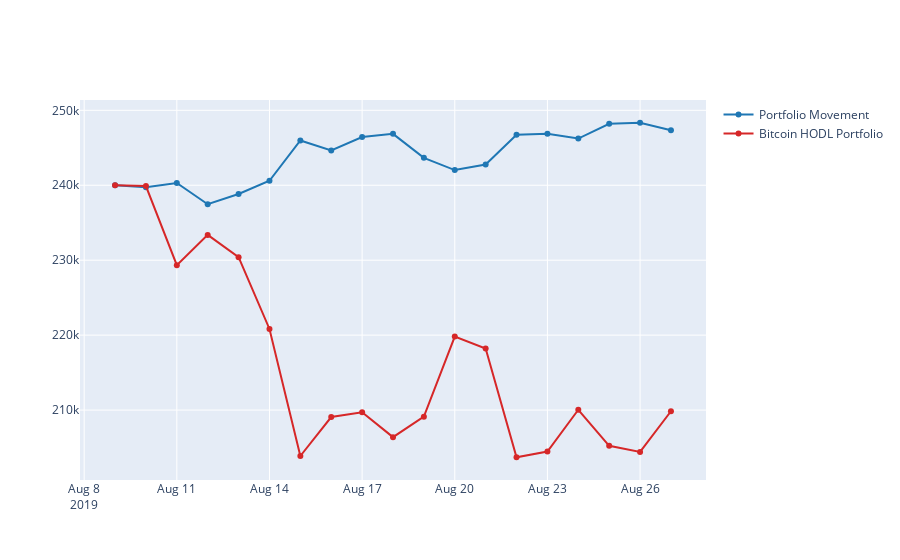

The notebook cell this image was saved under:
### Code cell
create_plot(combined_portfolio, 'portfolio', 'Portfolio Movement', 'btc_portfolio', 'Bitcoin HODL Portfolio')

### Figure 1 — Plotly figure (JSON) as saved in the notebook; plotly's stock layout.template omitted (floating-point values rounded to 4 significant figures)
{"data": [{"marker": {"color": "#1f77b4"}, "name": "Portfolio Movement", "text": ["Portfolio Movement: 240000.0<br>Bitcoin HODL Portfolio: 240000.0", "Portfolio Movement: 239736.72<br>Bitcoin HODL Portfolio: 239888.72", "Portfolio Movement: 240309.65<br>Bitcoin HODL Portfolio: 229335.31", "Portfolio Movement: 237471.17<br>Bitcoin HODL Portfolio: 233373.52", "Portfolio Movement: 238839.29<br>Bitcoin HODL Portfolio: 230398.18", "Portfolio Movement: 240595.32<br>Bitcoin HODL Portfolio: 220822.05", "Portfolio Movement: 245980.45<br>Bitcoin HODL Portfolio: 203872.43", "Portfolio Movement: 244633.81<br>Bitcoin HODL Portfolio: 209073.86", "Portfolio Movement: 246435.53<br>Bitcoin HODL Portfolio: 209697.46", "Portfolio Movement: 246860.78<br>Bitcoin HODL Portfolio: 206387.05", "Portfolio Movement: 243659.25<br>Bitcoin HODL Portfolio: 209116.35", "Portfolio Movement: 242024.34<br>Bitcoin HODL Portfolio: 219811.59", "Portfolio Movement: 242772.65<br>Bitcoin HODL Portfolio: 218210.51", "Portfolio Movement: 246732.93<br>Bitcoin HODL Portfolio: 203705.1", "Portfolio Movement: 246885.2<br>Bitcoin HODL Portfolio: 204469.32", "Portfolio Movement: 246233.26<br>Bitcoin HODL Portfolio: 210040.21", "Portfolio Movement: 248209.86<br>Bitcoin HODL Portfolio: 205232.93", "Portfolio Movement: 248340.12<br>Bitcoin HODL Portfolio: 204412.06", "Portfolio Movement: 247338.53<br>Bitcoin HODL Portfolio: 209844.96"], "type": "scatter", "x": ["2019-08-09", "2019-08-10", "2019-08-11", "2019-08-12", "2019-08-13", "2019-08-14", "2019-08-15", "2019-08-16", "2019-08-17", "2019-08-18", "2019-08-19", "2019-08-20", "2019-08-21", "2019-08-22", "2019-08-23", "2019-08-24", "2019-08-25", "2019-08-26", "2019-08-27"], "y": [240000, 239700.0, 240300.0, 237500.0, 238800.0, 240600.0, 246000.0, 244600.0, 246400.0, 246900.0, 243700.0, 242000.0, 242800.0, 246700.0, 246900.0, 246200.0, 248200.0, 248300.0, 247300.0]}, {"marker": {"color": "#d62728"}, "name": "Bitcoin HODL Portfolio", "text": ["Portfolio Movement: 240000.0<br>Bitcoin HODL Portfolio: 240000.0", "Portfolio Movement: 239736.72<br>Bitcoin HODL Portfolio: 239888.72", "Portfolio Movement: 240309.65<br>Bitcoin HODL Portfolio: 229335.31", "Portfolio Movement: 237471.17<br>Bitcoin HODL Portfolio: 233373.52", "Portfolio Movement: 238839.29<br>Bitcoin HODL Portfolio: 230398.18", "Portfolio Movement: 240595.32<br>Bitcoin HODL Portfolio: 220822.05", "Portfolio Movement: 245980.45<br>Bitcoin HODL Portfolio: 203872.43", "Portfolio Movement: 244633.81<br>Bitcoin HODL Portfolio: 209073.86", "Portfolio Movement: 246435.53<br>Bitcoin HODL Portfolio: 209697.46", "Portfolio Movement: 246860.78<br>Bitcoin HODL Portfolio: 206387.05", "Portfolio Movement: 243659.25<br>Bitcoin HODL Portfolio: 209116.35", "Portfolio Movement: 242024.34<br>Bitcoin HODL Portfolio: 219811.59", "Portfolio Movement: 242772.65<br>Bitcoin HODL Portfolio: 218210.51", "Portfolio Movement: 246732.93<br>Bitcoin HODL Portfolio: 203705.1", "Portfolio Movement: 246885.2<br>Bitcoin HODL Portfolio: 204469.32", "Portfolio Movement: 246233.26<br>Bitcoin HODL Portfolio: 210040.21", "Portfolio Movement: 248209.86<br>Bitcoin HODL Portfolio: 205232.93", "Portfolio Movement: 248340.12<br>Bitcoin HODL Portfolio: 204412.06", "Portfolio Movement: 247338.53<br>Bitcoin HODL Portfolio: 209844.96"], "type": "scatter", "x": ["2019-08-09", "2019-08-10", "2019-08-11", "2019-08-12", "2019-08-13", "2019-08-14", "2019-08-15", "2019-08-16", "2019-08-17", "2019-08-18", "2019-08-19", "2019-08-20", "2019-08-21", "2019-08-22", "2019-08-23", "2019-08-24", "2019-08-25", "2019-08-26", "2019-08-27"], "y": [240000, 239900.0, 229300.0, 233400.0, 230400.0, 220800.0, 203900.0, 209100.0, 209700.0, 206400.0, 209100.0, 219800.0, 218200.0, 203700.0, 204500.0, 210000.0, 205200.0, 204400.0, 209800.0]}], "layout": {"xaxis": {"spikemode": "across"}}}
